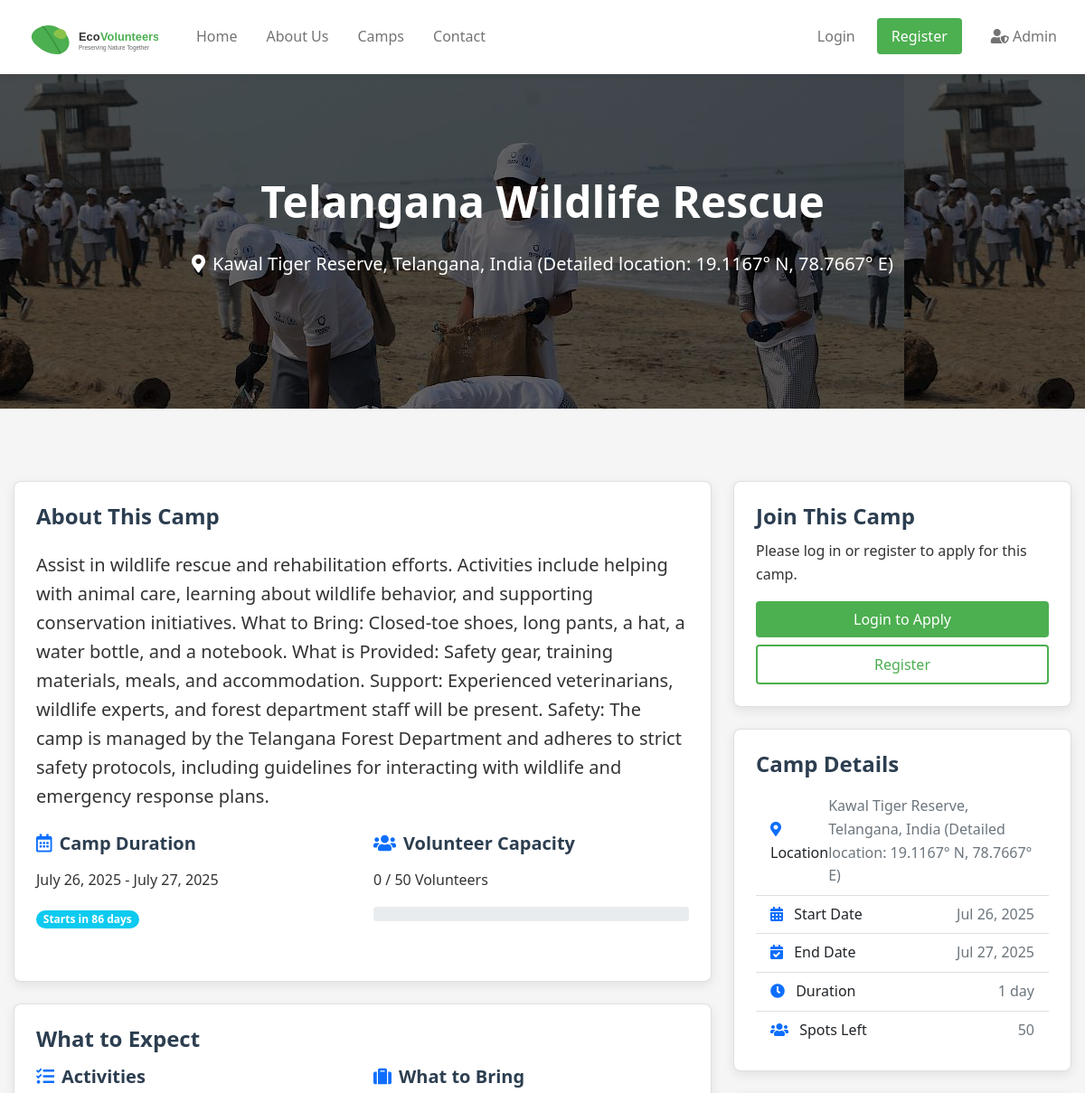
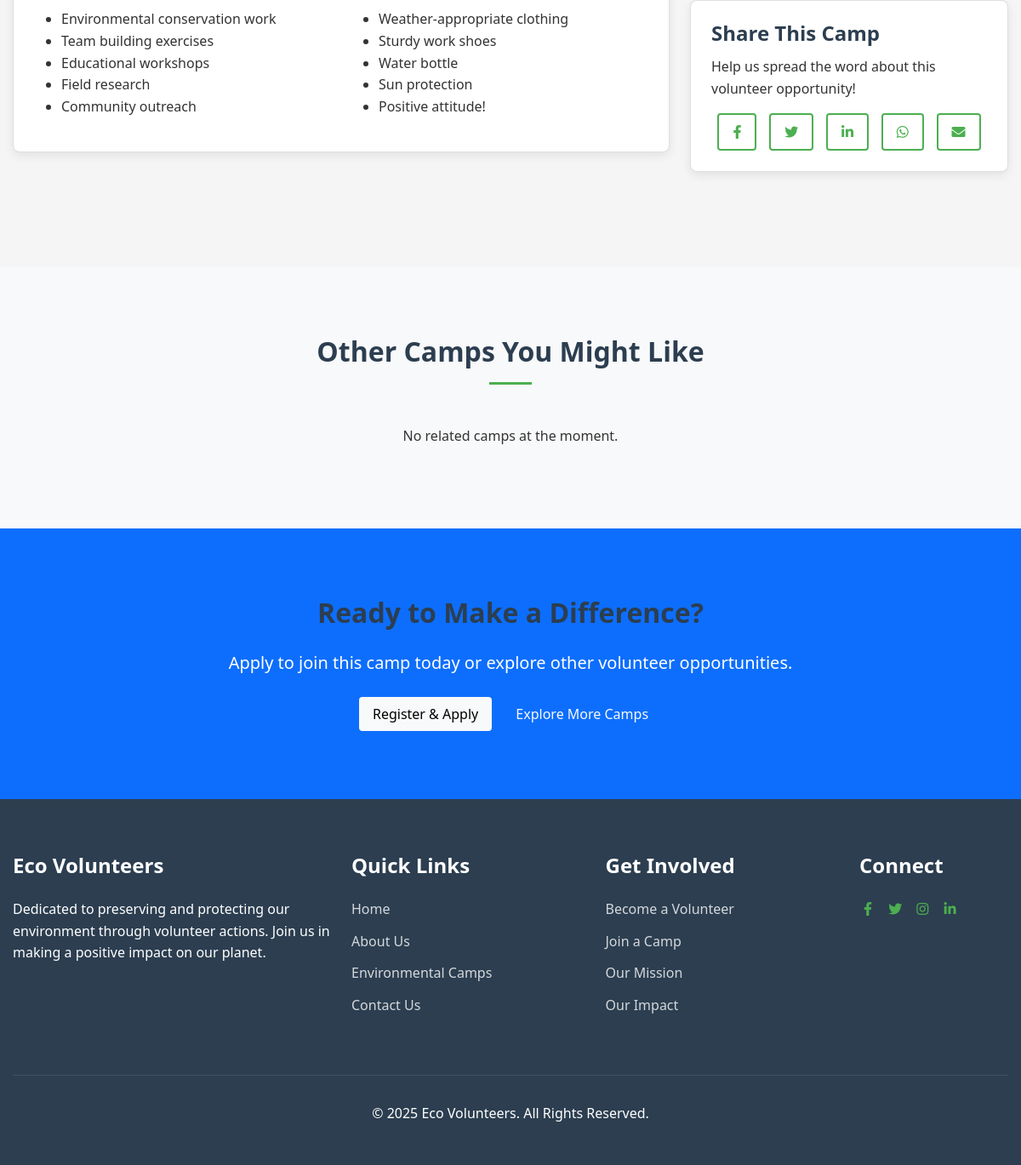
The app's page /camps/6/ with its own data (2 pictures, top to bottom).
### portal/models.py (models this page shows, shortened)
class Camp(models.Model):
    name = models.CharField(max_length=200)
    location = models.CharField(max_length=200)
    description = models.TextField()
    start_date = models.DateField()
    end_date = models.DateField()
    max_volunteers = models.PositiveIntegerField(default=20)
    image = models.ImageField(upload_to='camp_images/', blank=True, null=True)
    is_active = models.BooleanField(default=True)
    created_at = models.DateTimeField(auto_now_add=True)
    updated_at = models.DateTimeField(auto_now=True)
    def days_until_start(self):
        today = timezone.now().date()
        return (self.start_date - today).days
    def get_registered_volunteers_count(self):
        return self.applications.filter(status='APPROVED').count()
    def is_registration_open(self):
        return self.is_active and self.get_registered_volunteers_count() < self.max_volunteers

### portal/views.py (the view)
# urls.py: path('camps/<int:camp_id>/', views.camp_detail, name='camp_detail'),  # View single camp details
def camp_detail(request, camp_id):
    camp = get_object_or_404(Camp, pk=camp_id)
    approved_testimonials = camp.testimonials.filter(is_approved=True)
    has_approved_testimonials = approved_testimonials.exists()
    spots_left = camp.max_volunteers - camp.get_registered_volunteers_count()
    return render(request, 'camps/camp_detail.html', {
        'camp': camp,
        'approved_testimonials': approved_testimonials,
        'has_approved_testimonials': has_approved_testimonials,
        'spots_left': spots_left
    })

### templates/camps/camp_detail.html (shortened to what this page needs)
{% extends 'base.html' %}
{% block content %}
<section class="hero" style="background: linear-gradient(rgba(0, 0, 0, 0.6), rgba(0, 0, 0, 0.6)), url('{% if camp.image %}{{ camp.image.url }}{% else %}https://source.unsplash.com/1600x900/?nature,environment{% endif %}');">
    <div class="container">
        <h1>{{ camp.name }}</h1>
        <p><i class="fas fa-map-marker-alt me-2"></i>{{ camp.location }}</p>
    </div>
</section>
<section class="section">
    <div class="container">
        <div class="row">
            <div class="col-lg-8">
                <div class="card mb-4">
                    <div class="card-body">
                        <h2 class="card-title mb-4">About This Camp</h2>
                        <p class="lead">{{ camp.description }}</p>
                        <div class="row mt-4">
                            <div class="col-md-6 mb-3">
                                <h5><i class="far fa-calendar-alt text-primary me-2"></i>Camp Duration</h5>
                                <p>{{ camp.start_date|date:"F d, Y" }} - {{ camp.end_date|date:"F d, Y" }}</p>
                                <p>
                                    {% if camp.days_until_start > 0 %}
                                        <span class="badge bg-info">Starts in {{ camp.days_until_start }} days</span>
                                    {% else %}
                                        <span class="badge bg-secondary">In progress</span>
                                    {% endif %}
                                </p>
                            </div>
                            <div class="col-md-6 mb-3">
                                <h5><i class="fas fa-users text-primary me-2"></i>Volunteer Capacity</h5>
                                <p>{{ camp.get_registered_volunteers_count }} / {{ camp.max_volunteers }} Volunteers</p>
                                <div class="progress">
                                </div>
                            </div>
                        </div>
                    </div>
                </div>
                <div class="card mb-4">
                    <div class="card-body">
                        <h3 class="card-title mb-3">What to Expect</h3>
                        <div class="row">
                            <div class="col-md-6">
                                <h5><i class="fas fa-tasks text-primary me-2"></i>Activities</h5>
                                <ul>
                                    <li>Environmental conservation work</li>
                                    <li>Team building exercises</li>
                                    <li>Educational workshops</li>
                                    <li>Field research</li>
                                    <li>Community outreach</li>
                                </ul>
                            </div>
                            <div class="col-md-6">
                                <h5><i class="fas fa-suitcase text-primary me-2"></i>What to Bring</h5>
                                <ul>
                                    <li>Weather-appropriate clothing</li>
                                    <li>Sturdy work shoes</li>
                                    <li>Water bottle</li>
                                    <li>Sun protection</li>
                                    <li>Positive attitude!</li>
                                </ul>
                            </div>
                        </div>
                    </div>
                </div>
            </div>
            <div class="col-lg-4">
                <div class="card mb-4">
                    <div class="card-body">
                        <h3 class="card-title">Join This Camp</h3>
                        {% if camp.is_registration_open %}
                            {% if user.is_authenticated %}
                                {% if user_has_applied %}
                                    <div class="alert alert-info">
                                        <i class="fas fa-info-circle me-2"></i> You have already applied to this camp. Check your application status in your profile.
                                    </div>
                                    <a href="{% url 'my_applications' %}" class="btn btn-primary btn-lg w-100">View My Application</a>
                                {% else %}
                                    <p>Ready to make a difference? Apply now to join this environmental camp!</p>
                                    <a href="{% url 'apply_to_camp' camp.id %}" class="btn btn-primary btn-lg w-100">Apply Now</a>
                                {% endif %}
                            {% else %}
                                <p>Please log in or register to apply for this camp.</p>
                                <a href="{% url 'login' %}?next={% url 'apply_to_camp' camp.id %}" class="btn btn-primary btn-lg w-100 mb-2">Login to Apply</a>
                                <a href="{% url 'register' %}" class="btn btn-outline w-100">Register</a>
                            {% endif %}
                        {% endif %}
                    </div>
                </div>
                <div class="card mb-4">
                    <div class="card-body">
                        <h4 class="card-title">Camp Details</h4>
                        <ul class="list-group list-group-flush">
                            <li class="list-group-item d-flex justify-content-between align-items-center">
                                <span><i class="fas fa-map-marker-alt text-primary me-2"></i> Location</span>
                                <span class="text-muted">{{ camp.location }}</span>
                            </li>
                            <li class="list-group-item d-flex justify-content-between align-items-center">
                                <span><i class="fas fa-calendar-alt text-primary me-2"></i> Start Date</span>
                                <span class="text-muted">{{ camp.start_date|date:"M d, Y" }}</span>
                            </li>
                            <li class="list-group-item d-flex justify-content-between align-items-center">
                                <span><i class="fas fa-calendar-check text-primary me-2"></i> End Date</span>
                                <span class="text-muted">{{ camp.end_date|date:"M d, Y" }}</span>
                            </li>
                            <li class="list-group-item d-flex justify-content-between align-items-center">
                                <span><i class="fas fa-clock text-primary me-2"></i> Duration</span>
                                <span class="text-muted">{{ camp.start_date|timesince:camp.end_date }}</span>
                            </li>
                            <li class="list-group-item d-flex justify-content-between align-items-center">
                                <span><i class="fas fa-users text-primary me-2"></i> Spots Left</span>
                                <span class="text-muted">{{ spots_left }}</span>
                            </li>
                        </ul>
                    </div>
                </div>
                <div class="card">
                    <div class="card-body">
                        <h4 class="card-title">Share This Camp</h4>
                        <p>Help us spread the word about this volunteer opportunity!</p>
                        <div class="d-flex justify-content-around">
                            <a href="#" class="btn btn-outline"><i class="fab fa-facebook-f"></i></a>
                            <a href="#" class="btn btn-outline"><i class="fab fa-twitter"></i></a>
                            <a href="#" class="btn btn-outline"><i class="fab fa-linkedin-in"></i></a>
                            <a href="#" class="btn btn-outline"><i class="fab fa-whatsapp"></i></a>
                            <a href="#" class="btn btn-outline"><i class="fas fa-envelope"></i></a>
                        </div>
                    </div>
                </div>
            </div>
        </div>
    </div>
</section>
<section class="section bg-light">
    <div class="container">
        <div class="section-title">
            <h2>Other Camps You Might Like</h2>
        </div>
        <div class="row">
            {% for related_camp in related_camps|slice:":3" %}
                <div class="col-md-4 mb-4">
                    <div class="card camp-card h-100">
                        {% if related_camp.image %}
                            <img src="{{ related_camp.image.url }}" class="card-img-top" alt="{{ related_camp.name }}">
                        {% else %}
                            <img src="https://source.unsplash.com/800x500/?nature,environment" class="card-img-top" alt="Environmental camp">
                        {% endif %}
                        <div class="card-body">
                            <h4 class="card-title">{{ related_camp.name }}</h4>
                            <p class="camp-location"><i class="fas fa-map-marker-alt text-primary me-2"></i>{{ related_camp.location }}</p>
                            <p class="card-text">{{ related_camp.description|truncatechars:100 }}</p>
                            <div class="mb-3">
                                <span class="badge bg-primary">{{ related_camp.start_date|date:"M d, Y" }}</span>
                                <span class="badge bg-success ms-2">{{ related_camp.get_registered_volunteers_count }} / {{ related_camp.max_volunteers }} Volunteers</span>
                            </div>
                            <a href="{% url 'camp_detail' related_camp.id %}" class="btn btn-primary">Learn More</a>
                        </div>
                    </div>
                </div>
            {% empty %}
                <div class="col-12 text-center">
                    <p>No related camps at the moment.</p>
                </div>
            {% endfor %}
        </div>
    </div>
</section>
<section class="section bg-primary text-white">
    <div class="container text-center">
        <h2 class="mb-4">Ready to Make a Difference?</h2>
        <p class="lead mb-4">Apply to join this camp today or explore other volunteer opportunities.</p>
        {% if user.is_authenticated %}
            {% if not user_has_applied and camp.is_registration_open %}
                <a href="{% url 'apply_to_camp' camp.id %}" class="btn btn-light btn-lg">Apply Now</a>
            {% endif %}
        {% else %}
            <a href="{% url 'register' %}" class="btn btn-light btn-lg">Register & Apply</a>
        {% endif %}
        <a href="{% url 'camp_list' %}" class="btn btn-outline-light btn-lg ms-2">Explore More Camps</a>
    </div>
</section>
{% endblock %}

### static/css/style.css (style rules this page uses)
:root { --primary-color: #4CAF50; --primary-dark: #3e8e41; --secondary-color: #8BC34A; --accent-color: #FF9800; --text-color: #333; --light-text: #6c757d; --light-bg: #f8f9fa; --dark-bg: #2c3e50; --danger: #dc3545; --success: #28a745; --warning: #ffc107; --info: #17a2b8; }
body { font-family: 'Segoe UI', Tahoma, Geneva, Verdana, sans-serif; line-height: 1.6; color: var(--text-color); background-color: #f5f5f5; margin: 0; padding: 0; }
.container { max-width: 1200px; margin: 0 auto; padding: 0 15px; }
h1, h2, h3, h4, h5, h6 { font-weight: 600; margin-bottom: 1rem; color: var(--dark-bg); }
h1 { font-size: 2.5rem; }
h2 { font-size: 2rem; }
h3 { font-size: 1.75rem; }
h4 { font-size: 1.5rem; }
a { color: var(--primary-color); text-decoration: none; transition: color 0.3s ease; }
.btn { display: inline-block; padding: 0.5rem 1rem; font-size: 1rem; font-weight: 500; text-align: center; text-decoration: none; cursor: pointer; border-radius: 0.25rem; transition: all 0.3s ease; border: none; }
.btn-primary { background-color: var(--primary-color); color: white; }
.btn-outline { background-color: transparent; border: 2px solid var(--primary-color); color: var(--primary-color); }
.hero { background: linear-gradient(rgba(0, 0, 0, 0.5), rgba(0, 0, 0, 0.5)), url('https://source.unsplash.com/1600x900/?nature,forest'); background-size: cover; background-position: center; color: white; padding: 7rem 0; text-align: center; }
.hero h1 { font-size: 3rem; font-weight: 700; margin-bottom: 1.5rem; color: white; }
.hero p { font-size: 1.25rem; max-width: 800px; margin: 0 auto 2rem auto; }
.section { padding: 5rem 0; }
.section-title { text-align: center; margin-bottom: 3rem; }
.section-title:after { content: ''; display: block; width: 50px; height: 3px; background-color: var(--primary-color); margin: 1rem auto; }
.card { background-color: white; border-radius: 8px; box-shadow: 0 4px 12px rgba(0, 0, 0, 0.08); overflow: hidden; margin-bottom: 2rem; transition: transform 0.3s ease, box-shadow 0.3s ease; }
.card-body { padding: 1.5rem; }
.card-title { font-size: 1.5rem; margin-bottom: 0.75rem; }
.text-center { text-align: center; }
.text-primary { color: var(--primary-color); }
.bg-primary { background-color: var(--primary-color); color: white; }
.bg-light { background-color: var(--light-bg); }
.mb-2 { margin-bottom: 1rem; }
.mb-3 { margin-bottom: 1.5rem; }
.mb-4 { margin-bottom: 2rem; }
.mt-4 { margin-top: 2rem; }
.badge { display: inline-block; padding: 0.35em 0.65em; font-size: 0.75em; font-weight: 700; line-height: 1; text-align: center; white-space: nowrap; vertical-align: baseline; border-radius: 50rem; }

### records on screen
Camp: image (picture), name "Telangana Wildlife Rescue", location "Kawal Tiger Reserve, Telangana, India (Detailed location: 19.1167° N, 78.7667° E)", description "Assist in wildlife rescue and rehabilitation efforts. Activities include helping with animal care, learning about wildlife behavior, and supporting conservation initiatives. What to Bring: Closed-toe shoes, long pants, a hat, a water bottle, and a notebook. What is Provided: Safety gear, training materials, meals, and accommodation. Support: Experienced veterinarians, wildlife experts, and forest department staff will be present. Safety: The camp is managed by the Telangana Forest Department and adheres to strict safety protocols, including guidelines for interacting with wildlife and emergency response plans.", start_date "July 26, 2025", end_date "July 27, 2025", days_until_start "86", get_registered_volunteers_count "0", max_volunteers "50", start_date "Jul 26, 2025", end_date "Jul 27, 2025", start_date "1 day"

### other values on screen
{{ spots_left }} "50"
